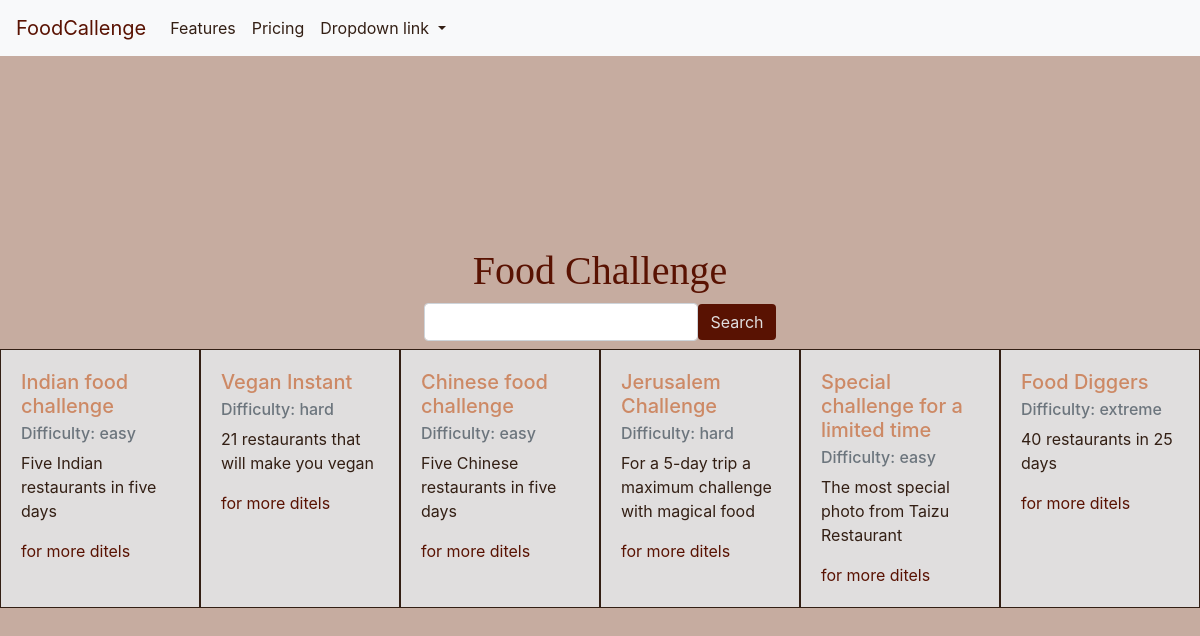
The app's page /, older data.
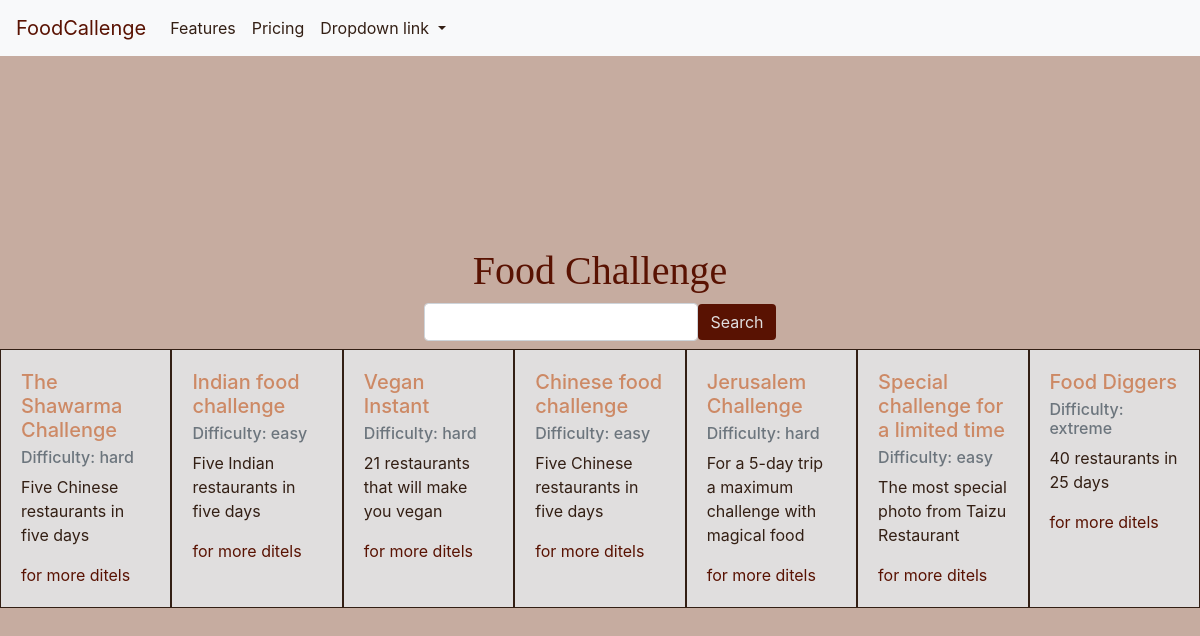
The same page, newer data.
### core/models.py (models this page shows, shortened)
class Challenge(models.Model):
    name = models.CharField(max_length=200)
    summary = models.CharField(max_length=200)
    description = models.TextField()
    class Level(models.IntegerChoices):
        EASY = 1, "easy"
        MEDIUM = 2, "medium"
        HARD = 3, "hard"
        EXTREME = 4, "extreme"
    level = models.IntegerField(choices=Level.choices)

### core/views.py (the view)
# urls.py: path('', views.home, name='home'),
def home(request):
    c = Challenge.objects.all().order_by('?')
    d = {'object_list': c}
    return render(request, 'core/home.html', d)

### core/templates/core/home.html (shortened to what this page needs)
{% extends 'core/base.html' %}
{% block content %}
    <div class="homePage">
        <div class="containers">
            <div class="header">
                <h1>Food Challenge</h1>
            </div>
            <form class="form-inline" action="{% url 'search' %}">
                <div class="form-group mb-2">
                    <input type="search" class="form-control" id="search" name="q">
                </div>
                <button class="btn btn-home" type="submit">Search</button>
            </form>
            <div class="row kill-margin" >
                {% for c in object_list %}
                        <div class="col-sm">
                            <div class="card-body">
                                <h5 class="card-title">{{ c.name }}</h5>
                                <h6 class="card-subtitle mb-2 text-muted">Difficulty: {{ c.get_level_display }}</h6>
                                <p class="card-text">{{ c.summary }}</p>
                                <a href="{% url 'select' c.id  %}" class="card-link">for more ditels</a>
                            </div>
                        </div>
                {% endfor %}
            </div>
        </div>
    </div>
{% endblock %}

### core/templates/core/base.html (shortened to what this page needs)
{% load static %}
<!DOCTYPE html>
<html lang="en">
<head>
    <link rel="stylesheet" href="https://stackpath.bootstrapcdn.com/bootstrap/4.4.1/css/bootstrap.min.css"
>
    <link rel="stylesheet" href="{% static 'css/style.css' %}">
</head>
<body>
<nav class="navbar navbar-expand-lg navbar-light bg-light">
    <a class="navbar-brand" href="#">FoodCallenge</a>
    <div class="collapse navbar-collapse" id="navbarNavDropdown">
        <ul class="navbar-nav">
            <li class="nav-item">
                <a class="nav-link" href="#">Features</a>
            </li>
            <li class="nav-item">
                <a class="nav-link" href="#">Pricing</a>
            </li>
            <li class="nav-item dropdown">
                <a class="nav-link dropdown-toggle" href="#" id="navbarDropdownMenuLink" role="button"
                   data-toggle="dropdown" aria-haspopup="true" aria-expanded="false">
                    Dropdown link
                </a>
            </li>
        </ul>
    </div>
</nav>
{% block content %}{% endblock %}
</body>
</html>

### core/static/css/style.css (style rules this page uses)
* { box-sizing: border-box; }
body, html { margin: 0; padding: 0; background: #c6aca0; }
.navbar-light .navbar-brand { color: #591202; }
.navbar-light .nav-item .nav-link { color: #331f14; }
.containers { min-height: calc(100vh - 57px); display: flex; justify-content: center; align-items: center; flex-direction: column; }
.header { font-family: 'Zilla Slab', serif; color: #591202; }
.btn-home { margin-bottom: 0.5rem; background: #591202; border: #591202; color: #e0dede; }
.kill-margin { margin-right: 0; margin-left: 0; }
.col-sm { border: #331f14 solid 1px; padding: 0; background: #e0dede; }
.card-title { color: #cd8965; }
.card-text { color: #331f14; }
.card-link { color: #591202; }

Row changes from the older to the newer data that the page shows:
added Challenge: name "The Shawarma Challenge", level "hard", summary "Five Chinese restaurants in five days"
